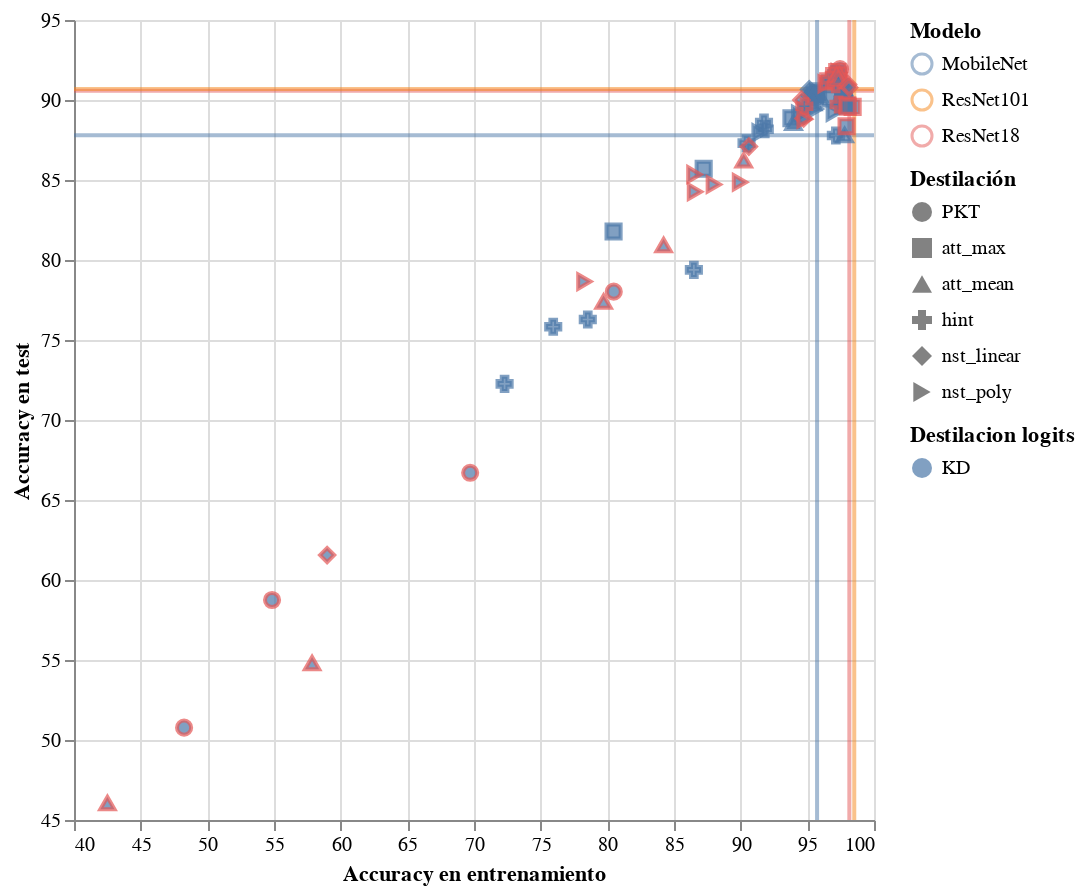

Notebook source saved alongside this figure:
### Markdown cell above
## Destilacion con features

### Code cell
import altair as alt
from lib.utils.viz import Feat
def acc_plot(data,field="acc",center=False,shape=(400,400),scale=None):
    detalle=['test_acc', 'test_teacher/acc', 'test_loss', 'test_eval',
           'train_acc', 'train_teacher/acc', 'train_loss', 'train_eval','distillation','last_layer','layer']
    
    field_dict={'acc':"Accuracy [%]", 'eval':"Perdida Cross Entropy", 'loss':"Perdida de Destilación"
        
    }
    
    data=data[data['distillation']!='nst_gauss']
    
    if scale is None:
        scale='log' if field in ['loss','eval'] else 'linear'
    else:
        print("scale", scale)
    
    print("lasorra")
    #data['train_acc']-=data['test_acc']
    
    
    bar=alt.Chart(data).mark_point().encode(
        alt.X('train_acc', scale=alt.Scale(zero=False,base=10,type=scale, ),title="Accuracy en entrenamiento"),
        alt.Y('test_acc', scale=alt.Scale(zero=False,base=10,type=scale, ),title="Accuracy en test"),
        shape=alt.Shape('distillation', legend=alt.Legend(title="Destilación")),
        color=alt.Color('student', legend=alt.Legend(title="Modelo")),
        fill=alt.Fill('last_layer', legend=alt.Legend(title="Destilacion logits")),
        size=alt.value(50),
        tooltip=detalle
        ).interactive()
    
    accs = {'Model':['MobileNet','ResNet18','ResNet101'],
                  'ce_train':[95.73,98.15,98.52],
                  'ce_test':[87.8,90.58,90.68]}
    if center:
        for phase in ["test","train"]:
            d=dict(list(zip(accs['Model'],accs['ce_%s'%phase])))
            data['%s_acc'%phase]-=[d[i] for i in data['student']]        
    else:
        
        df=pd.DataFrame(accs)

        aggregatey = alt.Chart(df).mark_rule(opacity=0.5).encode(
                    y='ce_test',
                    color='Model:N',
                    size=alt.value(2))

        aggregatex = alt.Chart(df).mark_rule(opacity=0.5).encode(
                    x='ce_train',
                    color='Model:N',
                    size=alt.value(2))

        return (aggregatey+aggregatex+bar).properties(width=shape[0],height=shape[1]) 
    return bar.properties(width=shape[0],height=shape[1])

folder="./Cifar10/ResNet101/exp7/students"

data=Feat.load_data(folder)
data["last_layer"]="KD"
acc_plot(data,scale="linear")
